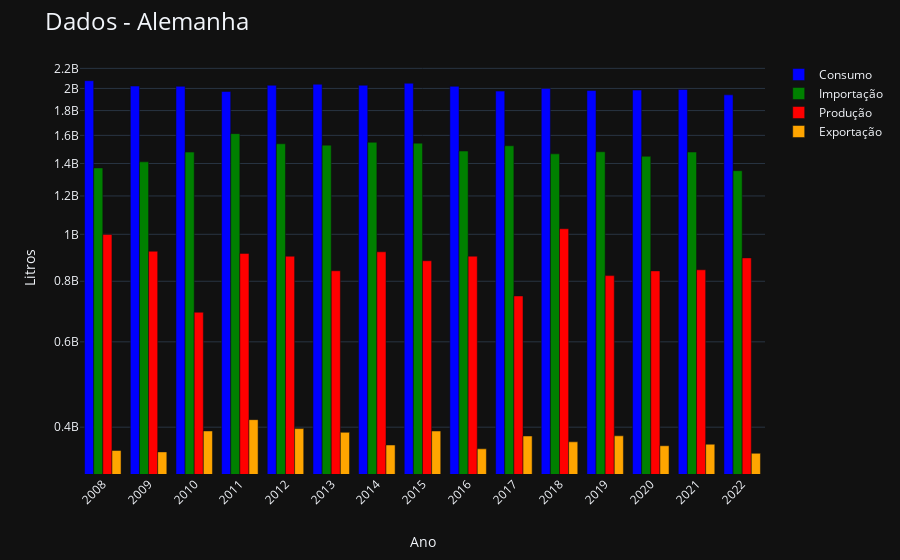

Notebook source saved alongside this figure:
### Code cell
figs = []

for pais in df_pivot['Pais'].unique():
    df_temp = df_pivot[df_pivot['Pais'] == pais]
    df_temp2 = df_exportacao_top10[df_exportacao_top10['Destino'] == pais]
    
    fig2 = px.bar(df_temp2, 
                  x='Ano', 
                  y='Litros', 
                  title=f'Brasil para {pais} por ano',
                  labels={'Litros': 'Litros Exportados', 'Ano': 'Ano'})
    
    fig2.update_layout(title=f'Brasil para {pais} por ano',
                      xaxis_title='Ano',
                      yaxis_title='Litros',
                      xaxis_tickangle=-45,
                      legend_title_text='',
                      yaxis_type="log",
                      xaxis_title_standoff=30,
                      title_font=dict(size=24), 
                      template="plotly_dark",
                      showlegend=False, 
                      yaxis_showticklabels=False,
                      xaxis=dict(tickvals=df_temp['Ano'], ticktext=df_temp['Ano'].dt.year),
                      annotations=[
                        dict(
                            x=1,
                            y=-0.32,
                            xref='paper',
                            yref='paper',
                            text='* Escala Logarítmica',
                            showarrow=False,
                            font=dict(size=12)
                        )
                    ])
    
    fig2.update_traces(texttemplate='%{y:.2s}', textposition='outside', textfont_size=10)

    fig = px.bar(df_temp,
                 x="Ano",
                 y=["Consumo", "Importação", "Produção", "Exportação"],
                 color_discrete_sequence=["blue", "green", "red","orange"],
                 barmode="group")
    
    fig.update_layout(title=f'Dados - {pais}',
                      xaxis_title='Ano',
                      yaxis_title='Litros',
                      xaxis_tickangle=-45,
                      legend_title_text='',
                      yaxis_type="log",
                      xaxis_title_standoff=30,
                      title_font=dict(size=24), 
                      template="plotly_dark",
                      xaxis=dict(tickvals=df_temp['Ano'], ticktext=df_temp['Ano'].dt.year),
                      annotations=[
                        dict(
                            x=1,
                            y=-0.32,
                            xref='paper',
                            yref='paper',
                            text='* Escala Logarítmica',
                            showarrow=False,
                            font=dict(size=12)
                        )
                    ])

    fig1 = go.Figure()
    fig1.add_trace(go.Bar(x=df_temp['Ano'], y=df_temp['Saldo'], name='Saldo'))
    fig1.update_traces(texttemplate='%{y:.2s}', textposition='outside', textfont_size=10)
    fig1.add_trace(go.Scatter(x=df_temp['Ano'], y=df_temp['Saldo'], mode='lines', name='Tendência', line=dict(color='red')))
    
    fig1.update_layout(title=f'Saldo Anual com Linha de Tendência - {pais}',
                    xaxis_title='Ano',
                    yaxis_title='Litros',
                    legend_title_text='',
                    showlegend=False, 
                    title_font=dict(size=24),
                    xaxis_title_standoff=30,
                    template="plotly_dark",
                    xaxis_tickangle=-45,
                    xaxis=dict(tickvals=df_pivot['Ano'], ticktext=df_pivot['Ano'].dt.year),
                    )
    
    
    
    fig3 = go.Figure()
    subset = df_pivot_economia[df_pivot_economia['Pais'] == pais]
    fig3.add_trace(go.Scatter(x=subset['Ano'], y=subset['Inflação'],
                    mode='lines+markers',
                    name=pais))

    fig3.update_layout(title=f'Projeção de Inflação nos Próximos anos - {pais}',
                    xaxis_title='Ano',
                    yaxis_title='Inflação (%)',
                    title_font=dict(size=24),
                    xaxis_title_standoff=30,
                    template="plotly_dark",
                    xaxis=dict(tickvals=subset['Ano'], ticktext=subset['Ano'].dt.year))

    figs.append(fig)
    figs.append(fig1)
    figs.append(fig2)
    figs.append(fig3)

for fig in figs:
    fig.show()

### Figure 1 — Plotly figure (JSON) as saved in the notebook; plotly's stock layout.template omitted (floating-point values rounded to 4 significant figures)
{"data": [{"alignmentgroup": "True", "hovertemplate": "variable=Consumo<br>Ano=%{x}<br>value=%{y}<extra></extra>", "legendgroup": "Consumo", "marker": {"color": "blue", "pattern": {"shape": ""}}, "name": "Consumo", "offsetgroup": "Consumo", "orientation": "v", "showlegend": true, "textposition": "auto", "type": "bar", "x": ["2008-01-01T00:00:00", "2009-01-01T00:00:00", "2010-01-01T00:00:00", "2011-01-01T00:00:00", "2012-01-01T00:00:00", "2013-01-01T00:00:00", "2014-01-01T00:00:00", "2015-01-01T00:00:00", "2016-01-01T00:00:00", "2017-01-01T00:00:00", "2018-01-01T00:00:00", "2019-01-01T00:00:00", "2020-01-01T00:00:00", "2021-01-01T00:00:00", "2022-01-01T00:00:00"], "xaxis": "x", "y": [2074700000, 2022400000, 2020000000, 1970700000, 2030000000, 2040000000, 2030000000, 2050000000, 2020000000, 1974500000, 2000000000, 1980000000, 1984400000, 1990000000, 1940000000], "yaxis": "y"}, {"alignmentgroup": "True", "hovertemplate": "variable=Importação<br>Ano=%{x}<br>value=%{y}<extra></extra>", "legendgroup": "Importação", "marker": {"color": "green", "pattern": {"shape": ""}}, "name": "Importação", "offsetgroup": "Importação", "orientation": "v", "showlegend": true, "textposition": "auto", "type": "bar", "x": ["2008-01-01T00:00:00", "2009-01-01T00:00:00", "2010-01-01T00:00:00", "2011-01-01T00:00:00", "2012-01-01T00:00:00", "2013-01-01T00:00:00", "2014-01-01T00:00:00", "2015-01-01T00:00:00", "2016-01-01T00:00:00", "2017-01-01T00:00:00", "2018-01-01T00:00:00", "2019-01-01T00:00:00", "2020-01-01T00:00:00", "2021-01-01T00:00:00", "2022-01-01T00:00:00"], "xaxis": "x", "y": [1370800000, 1411000000, 1477800000, 1613300000, 1537400000, 1527400000, 1548200000, 1542000000, 1485100000, 1523000000, 1465600000, 1480200000, 1448600000, 1478100000, 1352800000], "yaxis": "y"}, {"alignmentgroup": "True", "hovertemplate": "variable=Produção<br>Ano=%{x}<br>value=%{y}<extra></extra>", "legendgroup": "Produção", "marker": {"color": "red", "pattern": {"shape": ""}}, "name": "Produção", "offsetgroup": "Produção", "orientation": "v", "showlegend": true, "textposition": "auto", "type": "bar", "x": ["2008-01-01T00:00:00", "2009-01-01T00:00:00", "2010-01-01T00:00:00", "2011-01-01T00:00:00", "2012-01-01T00:00:00", "2013-01-01T00:00:00", "2014-01-01T00:00:00", "2015-01-01T00:00:00", "2016-01-01T00:00:00", "2017-01-01T00:00:00", "2018-01-01T00:00:00", "2019-01-01T00:00:00", "2020-01-01T00:00:00", "2021-01-01T00:00:00", "2022-01-01T00:00:00"], "xaxis": "x", "y": [999100000, 922800000, 690600000, 913200000, 901200000, 840900000, 920200000, 881900000, 901300000, 746200000, 1026800000, 821800000, 840500000, 844800000, 894000000], "yaxis": "y"}, {"alignmentgroup": "True", "hovertemplate": "variable=Exportação<br>Ano=%{x}<br>value=%{y}<extra></extra>", "legendgroup": "Exportação", "marker": {"color": "orange", "pattern": {"shape": ""}}, "name": "Exportação", "offsetgroup": "Exportação", "orientation": "v", "showlegend": true, "textposition": "auto", "type": "bar", "x": ["2008-01-01T00:00:00", "2009-01-01T00:00:00", "2010-01-01T00:00:00", "2011-01-01T00:00:00", "2012-01-01T00:00:00", "2013-01-01T00:00:00", "2014-01-01T00:00:00", "2015-01-01T00:00:00", "2016-01-01T00:00:00", "2017-01-01T00:00:00", "2018-01-01T00:00:00", "2019-01-01T00:00:00", "2020-01-01T00:00:00", "2021-01-01T00:00:00", "2022-01-01T00:00:00"], "xaxis": "x", "y": [358000000, 355700000, 392900000, 414500000, 397300000, 390300000, 367500000, 392800000, 360900000, 383600000, 373100000, 383900000, 366200000, 368900000, 353300000], "yaxis": "y"}], "layout": {"annotations": [{"font": {"size": 12}, "showarrow": false, "text": "* Escala Logarítmica", "x": 1, "xref": "paper", "y": -0.32, "yref": "paper"}], "barmode": "group", "legend": {"title": {"text": ""}, "tracegroupgap": 0}, "margin": {"t": 60}, "title": {"font": {"size": 24}, "text": "Dados - Alemanha"}, "xaxis": {"anchor": "y", "domain": [0, 1], "tickangle": -45, "ticktext": [2008, 2009, 2010, 2011, 2012, 2013, 2014, 2015, 2016, 2017, 2018, 2019, 2020, 2021, 2022], "tickvals": ["2008-01-01T00:00:00", "2009-01-01T00:00:00", "2010-01-01T00:00:00", "2011-01-01T00:00:00", "2012-01-01T00:00:00", "2013-01-01T00:00:00", "2014-01-01T00:00:00", "2015-01-01T00:00:00", "2016-01-01T00:00:00", "2017-01-01T00:00:00", "2018-01-01T00:00:00", "2019-01-01T00:00:00", "2020-01-01T00:00:00", "2021-01-01T00:00:00", "2022-01-01T00:00:00"], "title": {"standoff": 30, "text": "Ano"}}, "yaxis": {"anchor": "x", "domain": [0, 1], "title": {"text": "Litros"}, "type": "log"}}}
